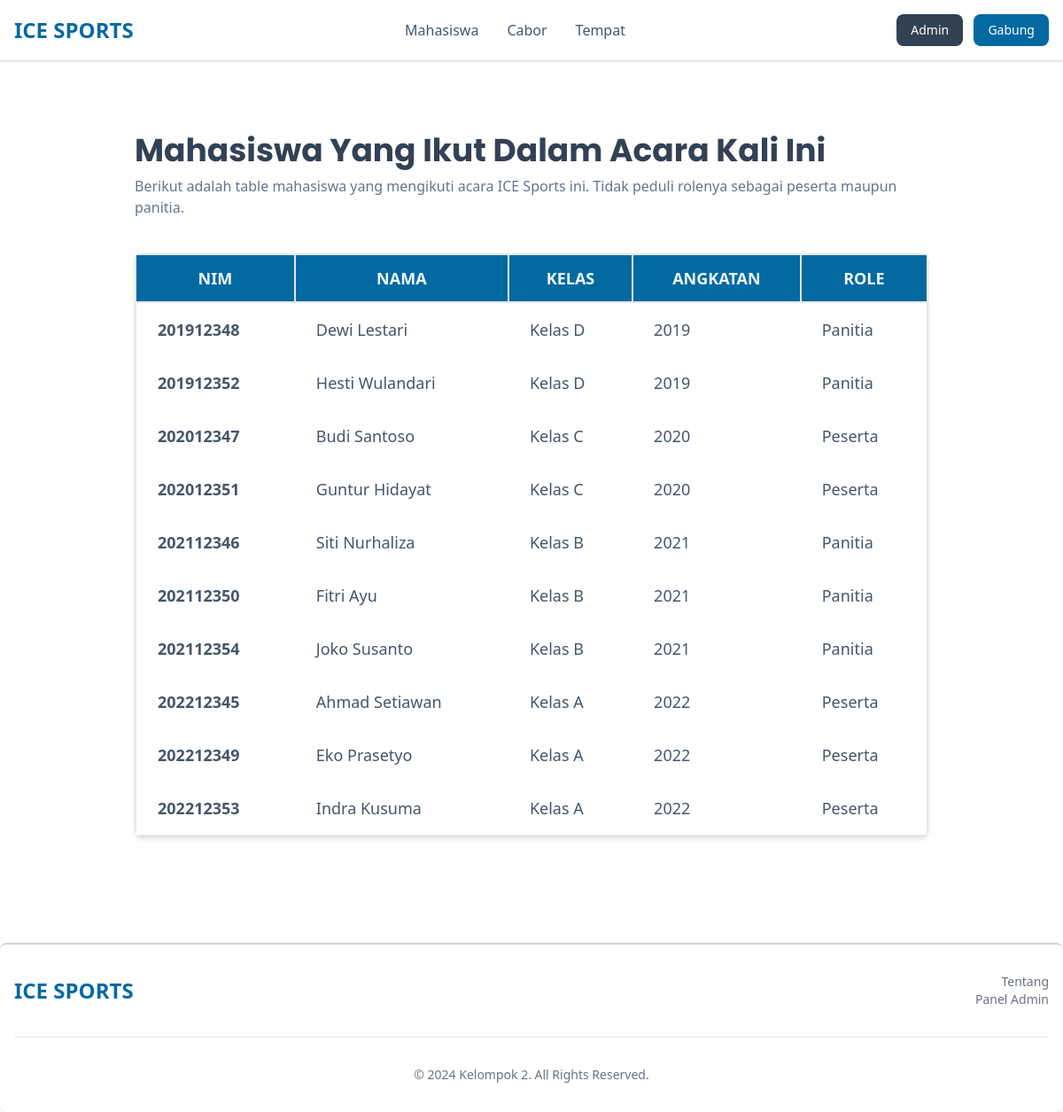
The app's page /pages/mahasiswa.php with its own data.
### tables this page shows
CREATE TABLE `mahasiswa` (
  `nim` INT(12) NOT NULL UNIQUE,
  `nama` VARCHAR(20) NULL DEFAULT NULL,
  `role` VARCHAR(10) NOT NULL ,
  `kelas` VARCHAR(20) NULL DEFAULT NULL,
  `angkatan` YEAR NULL DEFAULT NULL,
  PRIMARY KEY (`nim`)
);

### pages/mahasiswa.php (the view, shortened to what this page needs)
<?php
$conn = get_connection();
?>
<!DOCTYPE html>
<html lang="en" class="scroll-smooth">
<head>
    <?php include '../components/link.php' ?>
</head>
<body>
    <div class="flex flex-col justify-between h-screen">
        <header>
            <?php include '../components/nav.php' ?>
        </header>
        <main>
            <div class="container mx-auto max-w-4xl my-20 px-4 sm:px-0">
                <div class="">
                    <h1 id="peserta" class=" text-4xl font-poppins font-bold text-slate-700">Mahasiswa Yang Ikut
                        Dalam Acara
                        Kali Ini</h1>
                    <p class="text-slate-500 mt-2">Berikut adalah table mahasiswa yang mengikuti acara ICE Sports ini.
                        Tidak
                        peduli rolenya sebagai
                        peserta
                        maupun panitia.</p>
                </div>
                <div class="relative overflow-x-auto shadow-md sm:rounded-lg mt-10">
                    <table
                        class="w-full text-sm text-left rtl:text-right text-2xl border-collapse border-2 rounded-3xl">
                        <thead class="text-xs text-gray-700 uppercase text-center bg-sky-700 text-sky-50">
                            <tr class="text-lg">
                                <th scope="col" class="border border-2 px-6 py-3">
                                    Nim
                                </th>
                                <th scope="col" class="border border-2 px-6 py-3">
                                    Nama
                                </th>
                                <th scope="col" class="border border-2 px-6 py-3">
                                    Kelas
                                </th>
                                <th scope="col" class="border border-2 px-6 py-3">
                                    Angkatan
                                </th>
                                <th scope="col" class="border border-2 px-6 py-3">
                                    Role
                                </th>
                            </tr>
                        </thead>
                        <tbody class="text-slate-600">
                            <?php
                            $sql = "SELECT * FROM `mahasiswa`";
                            $result= $conn->query($sql);
                            while($row = $result -> fetch_assoc()) { ?>
                            <tr class="text-lg">
                                <th class="px-6 py-4">
                                    <?= $row['nim'] ?>
                                </th>
                                <td class="px-6 py-4">
                                    <?= $row['nama'] ?>
                                </td>
                                <td class="px-6 py-4">
                                    <?= $row['kelas'] ?>
                                </td>
                                <td class="px-6 py-4">
                                    <?= $row['angkatan'] ?>
                                </td>
                                <td class="px-6 py-4">
                                    <?= $row['role'] ?>
                                </td>
                            </tr>
                            <?php } ?>
                        </tbody>
                    </table>
                </div>
            </div>
        </main>
        <?php include '../components/footer.php' ?>
    </div>
    <?php include '../components/tailwind.php'; ?>
</body>
</html>

### records on screen
mahasiswa: nim "201912348", nama "Dewi Lestari", kelas "Kelas D", angkatan "2019", role "Panitia"
mahasiswa: nim "201912352", nama "Hesti Wulandari", kelas "Kelas D", angkatan "2019", role "Panitia"
mahasiswa: nim "202012347", nama "Budi Santoso", kelas "Kelas C", angkatan "2020", role "Peserta"
mahasiswa: nim "202012351", nama "Guntur Hidayat", kelas "Kelas C", angkatan "2020", role "Peserta"
mahasiswa: nim "202112346", nama "Siti Nurhaliza", kelas "Kelas B", angkatan "2021", role "Panitia"
mahasiswa: nim "202112350", nama "Fitri Ayu", kelas "Kelas B", angkatan "2021", role "Panitia"
mahasiswa: nim "202112354", nama "Joko Susanto", kelas "Kelas B", angkatan "2021", role "Panitia"
mahasiswa: nim "202212345", nama "Ahmad Setiawan", kelas "Kelas A", angkatan "2022", role "Peserta"
mahasiswa: nim "202212349", nama "Eko Prasetyo", kelas "Kelas A", angkatan "2022", role "Peserta"
mahasiswa: nim "202212353", nama "Indra Kusuma", kelas "Kelas A", angkatan "2022", role "Peserta"
